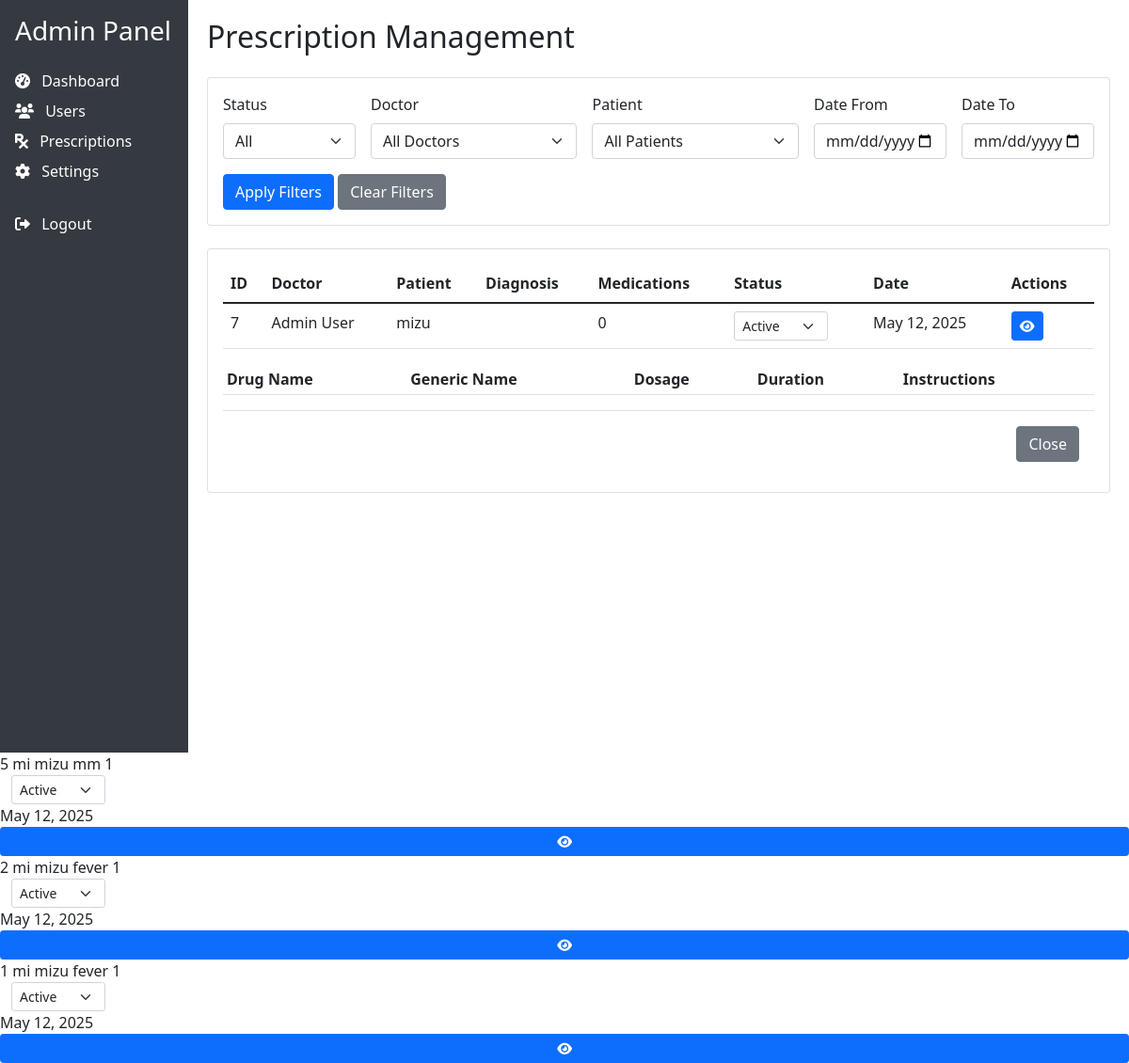
The page /admin/prescriptions.php (signed in) on the database its author committed.
### tables this page shows
CREATE TABLE `prescriptions` (
  `id` int(11) NOT NULL,
  `doctor_id` int(11) NOT NULL,
  `patient_id` int(11) NOT NULL,
  `diagnosis` text NOT NULL,
  `notes` text DEFAULT NULL,
  `status` enum('active','completed','cancelled') DEFAULT 'active',
  `created_at` timestamp NOT NULL DEFAULT current_timestamp(),
  `updated_at` timestamp NOT NULL DEFAULT current_timestamp() ON UPDATE current_timestamp()
);

CREATE TABLE `users` (
  `id` int(11) NOT NULL,
  `name` varchar(100) NOT NULL,
  `email` varchar(100) NOT NULL,
  `password` varchar(255) NOT NULL,
  `role` enum('patient','doctor','pharmacist','admin') NOT NULL,
  `medical_id` varchar(50) DEFAULT NULL,
  `reset_token` varchar(64) DEFAULT NULL,
  `reset_token_expiry` datetime DEFAULT NULL,
  `created_at` datetime DEFAULT current_timestamp(),
  `updated_at` datetime DEFAULT current_timestamp() ON UPDATE current_timestamp()
);

### admin/prescriptions.php (the view, shortened to what this page needs)
<?php
require_once '../config/database.php';
$date_from = isset($_GET['date_from']) ? sanitize_input($_GET['date_from']) : '';
$date_to = isset($_GET['date_to']) ? sanitize_input($_GET['date_to']) : '';
$conditions = [];
$params = [];
$types = '';
$where_clause = !empty($conditions) ? "WHERE " . implode(" AND ", $conditions) : "";
$page = isset($_GET['page']) ? (int)$_GET['page'] : 1;
$records_per_page = 10;
$offset = ($page - 1) * $records_per_page;
$sql = "SELECT p.*,
               d.name as doctor_name,
               pt.name as patient_name,
               (SELECT COUNT(*) FROM prescription_medications WHERE prescription_id = p.id) as medication_count
        FROM prescriptions p
        JOIN users d ON p.doctor_id = d.id
        JOIN users pt ON p.patient_id = pt.id
        $where_clause
        ORDER BY p.created_at DESC
        LIMIT ? OFFSET ?";
$stmt = mysqli_prepare($conn, $sql);
if (!empty($params)) {
    $types .= 'ii';
    $params[] = $records_per_page;
    $params[] = $offset;
    mysqli_stmt_bind_param($stmt, $types, ...$params);
} else {
    mysqli_stmt_bind_param($stmt, "ii", $records_per_page, $offset);
}
mysqli_stmt_execute($stmt);
$result = mysqli_stmt_get_result($stmt);
?>
<!DOCTYPE html>
<html lang="en">
<head>
    <link href="https://cdn.jsdelivr.net/npm/bootstrap@5.1.3/dist/css/bootstrap.min.css" rel="stylesheet">
    <link href="https://cdnjs.cloudflare.com/ajax/libs/font-awesome/6.0.0/css/all.min.css" rel="stylesheet">
</head>
<body>
    <div class="container-fluid">
        <div class="row">
            <div class="col-md-3 col-lg-2 sidebar p-3">
                <h3 class="mb-4">Admin Panel</h3>
                <ul class="nav flex-column">
                    <li class="nav-item mb-2">
                        <a href="dashboard.php">
                            <i class="fas fa-tachometer-alt me-2"></i> Dashboard
                        </a>
                    </li>
                    <li class="nav-item mb-2">
                        <a href="users.php">
                            <i class="fas fa-users me-2"></i> Users
                        </a>
                    </li>
                    <li class="nav-item mb-2">
                        <a href="prescriptions.php" class="active">
                            <i class="fas fa-prescription me-2"></i> Prescriptions
                        </a>
                    </li>
                    <li class="nav-item mb-2">
                        <a href="settings.php">
                            <i class="fas fa-cog me-2"></i> Settings
                        </a>
                    </li>
                    <li class="nav-item mt-4">
                        <a href="../logout.php">
                            <i class="fas fa-sign-out-alt me-2"></i> Logout
                        </a>
                    </li>
                </ul>
            </div>
            <div class="col-md-9 col-lg-10 main-content">
                <h2 class="mb-4">Prescription Management</h2>
                <div class="card mb-4">
                    <div class="card-body">
                        <form method="GET" class="row g-3">
                            <div class="col-md-2">
                                <label class="form-label">Status</label>
                                <select name="status" class="form-select">
                                    <option value="">All</option>
                                </select>
                            </div>
                            <div class="col-md-3">
                                <label class="form-label">Doctor</label>
                                <select name="doctor_id" class="form-select">
                                    <option value="">All Doctors</option>
                                </select>
                            </div>
                            <div class="col-md-3">
                                <label class="form-label">Patient</label>
                                <select name="patient_id" class="form-select">
                                    <option value="">All Patients</option>
                                </select>
                            </div>
                            <div class="col-md-2">
                                <label class="form-label">Date From</label>
                                <input type="date" name="date_from" class="form-control" value="<?php echo $date_from; ?>">
                            </div>
                            <div class="col-md-2">
                                <label class="form-label">Date To</label>
                                <input type="date" name="date_to" class="form-control" value="<?php echo $date_to; ?>">
                            </div>
                            <div class="col-12">
                                <button type="submit" class="btn btn-primary">Apply Filters</button>
                                <a href="prescriptions.php" class="btn btn-secondary">Clear Filters</a>
                            </div>
                        </form>
                    </div>
                </div>
                <div class="card">
                    <div class="card-body">
                        <div class="table-responsive">
                            <table class="table table-hover">
                                <thead>
                                    <tr>
                                        <th>ID</th>
                                        <th>Doctor</th>
                                        <th>Patient</th>
                                        <th>Diagnosis</th>
                                        <th>Medications</th>
                                        <th>Status</th>
                                        <th>Date</th>
                                        <th>Actions</th>
                                    </tr>
                                </thead>
                                <tbody>
                                    <?php while ($prescription = mysqli_fetch_assoc($result)): ?>
                                        <tr>
                                            <td><?php echo $prescription['id']; ?></td>
                                            <td><?php echo htmlspecialchars($prescription['doctor_name']); ?></td>
                                            <td><?php echo htmlspecialchars($prescription['patient_name']); ?></td>
                                            <td><?php echo htmlspecialchars(substr($prescription['diagnosis'], 0, 50)) . (strlen($prescription['diagnosis']) > 50 ? '...' : ''); ?></td>
                                            <td><?php echo $prescription['medication_count']; ?></td>
                                            <td>
                                                <form method="POST" class="d-inline">
                                                    <select name="status" class="form-select form-select-sm status-badge" onchange="this.form.submit()">
                                                        <option value="active" <?php echo $prescription['status'] === 'active' ? 'selected' : ''; ?>>Active</option>
                                                    </select>
                                                </form>
                                            </td>
                                            <td><?php echo date('M d, Y', strtotime($prescription['created_at'])); ?></td>
                                            <td>
                                                <button type="button" class="btn btn-sm btn-primary" data-bs-toggle="modal" data-bs-target="#viewPrescriptionModal<?php echo $prescription['id']; ?>">
                                                    <i class="fas fa-eye"></i>
                                                </button>
                                            </td>
                                        </tr>
                                        <div class="modal fade" id="viewPrescriptionModal<?php echo $prescription['id']; ?>" tabindex="-1">
                                            <div class="modal-dialog modal-lg">
                                                <div class="modal-content">
                                                    <div class="modal-body">
                                                        <table class="table table-sm">
                                                            <thead>
                                                                <tr>
                                                                    <th>Drug Name</th>
                                                                    <th>Generic Name</th>
                                                                    <th>Dosage</th>
                                                                    <th>Duration</th>
                                                                    <th>Instructions</th>
                                                                </tr>
                                                            </thead>
                                                        </table>
                                                    </div>
                                                    <div class="modal-footer">
                                                        <button type="button" class="btn btn-secondary" data-bs-dismiss="modal">Close</button>
                                                    </div>
                                                </div>
                                            </div>
                                        </div>
                                    <?php endwhile; ?>
                                </tbody>
                            </table>
                        </div>
                    </div>
                </div>
            </div>
        </div>
    </div>
</body>
</html>

### admin/prescriptions.php (style rules this page uses)
.sidebar { min-height: 100vh; background-color: #343a40; color: white; }
.sidebar a { color: white; text-decoration: none; }
.main-content { padding: 20px; }
.status-badge { width: 100px; }

### rows shown on the page
prescriptions: id "7", doctor.name "Admin User", patient.name "mizu", medication_count "0", created_at "May 12, 2025"
prescriptions: id "5", doctor.name "mi", patient.name "mizu", diagnosis "mm", medication_count "1", status "Active", created_at "May 12, 2025"
prescriptions: id "2", doctor.name "mi", patient.name "mizu", diagnosis "fever", medication_count "1", status "Active", created_at "May 12, 2025"
prescriptions: id "1", doctor.name "mi", patient.name "mizu", diagnosis "fever", medication_count "1", status "Active", created_at "May 12, 2025"
